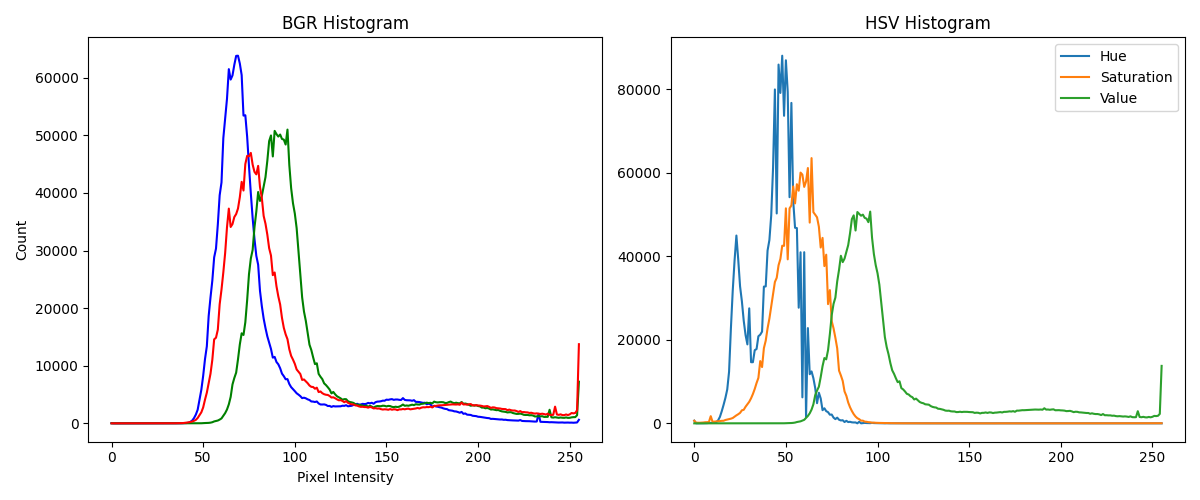
#> input picture assets/sample_histogram.png, 1200 x 500 px
$ python -i visualization_utils.py   (imports and definitions only)
#> lines starting #> are read from the running program, lines starting #| are printed output that depends on the picture
#> further down, picture is the input picture: shape (500, 1200, 3); mean B, G, R 247.5, 247.4, 247.4
import cv2
import matplotlib.pyplot as plt

def plot_histograms(image, output_path):
    """Plot and save BGR and HSV histograms."""
#> called with output_path = 'out.png'
    color = ('b', 'g', 'r')
    plt.figure(figsize=(12, 5))

    # BGR Histogram
    plt.subplot(1, 2, 1)
    for i, col in enumerate(color):
        hist = cv2.calcHist([image], [i], None, [256], [0, 256])
        plt.plot(hist, color=col)
    plt.title("BGR Histogram")
    plt.xlabel("Pixel Intensity"); plt.ylabel("Count")

    # HSV Histogram
    hsv = cv2.cvtColor(image, cv2.COLOR_BGR2HSV)
#> hsv: shape (500, 1200, 3); mean H, S, V 2.3, 5.4, 250.1
    plt.subplot(1, 2, 2)
    for i, col in enumerate(['Hue', 'Saturation', 'Value']):
        hist = cv2.calcHist([hsv], [i], None, [256], [0, 256])
        plt.plot(hist, label=col)
    plt.legend(); plt.title("HSV Histogram")

    plt.tight_layout()
    plt.savefig(output_path)
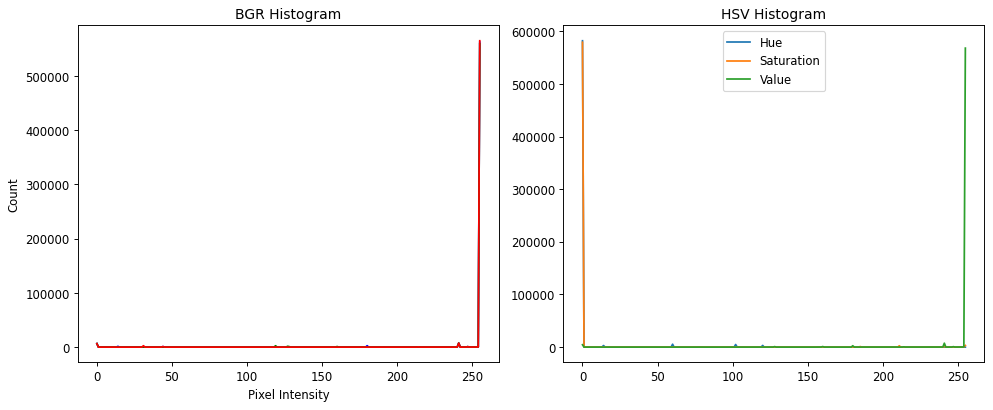
#> figure drawn by matplotlib, 2 panels; panel 1: curve peaks at x = 255, y = 562165; panel 1: curve peaks at x = 255, y = 559025; panel 1: curve peaks at x = 255, y = 564711; panel 2: curve peaks at x = 0, y = 581828
    plt.close()

def display_and_save_results(original, segmented, coverage, output_path):
    """Show original and segmented images side by side, save to output."""
    plt.figure(figsize=(10, 5))
    plt.suptitle(f"Green Coverage: {coverage:.2f}%", fontsize=14)

    plt.subplot(1, 2, 1)
    plt.imshow(cv2.cvtColor(original, cv2.COLOR_BGR2RGB))
    plt.title("Original Image"); plt.axis('off')

    plt.subplot(1, 2, 2)
    plt.imshow(cv2.cvtColor(segmented, cv2.COLOR_BGR2RGB))
    plt.title("Segmented Vegetation"); plt.axis('off')

    plt.tight_layout()
    plt.savefig(output_path)
    plt.show()

>>> import cv2
>>> picture = cv2.imread('../assets/sample_histogram.png')
>>> result = plot_histograms(picture, 'out.png')
